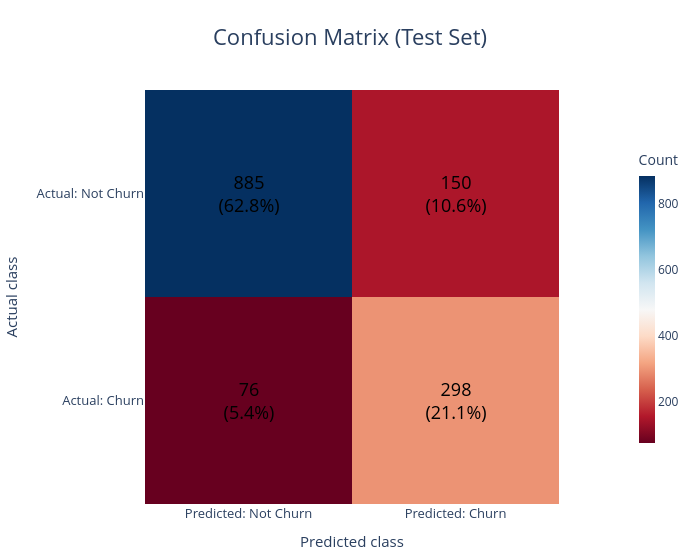

Source (notebook cell):
### Code cell
result = pd.DataFrame({
    'actual': y_test,
    'prediction': y_test_pred,
    'pred_proba': y_test_proba,
})

cm = confusion_matrix(result['actual'], result['prediction'])
cm_pct = cm / cm.sum()

cm_df = pd.DataFrame(
    cm,
    index=['Actual: Not Churn', 'Actual: Churn'],
    columns=['Predicted: Not Churn', 'Predicted: Churn'],
)

text_matrix = np.array([
    [f'{cm[i, j]}<br>({cm_pct[i, j]:.1%})' for j in range(cm.shape[1])]
    for i in range(cm.shape[0])
])

hover_matrix = np.array([
    [f'{cm[i, j]:,} ({cm_pct[i, j]:.1%})' for j in range(cm.shape[1])]
    for i in range(cm.shape[0])
])


fig = px.imshow(
    cm_df,
    aspect='equal',
    color_continuous_scale='RdBu'#[ [0.0, '#f7fbff'], [0.2, '#deebf7'], [0.4, '#c6dbef'], [0.6, '#9ecae1'], [0.8, '#6baed6'], [1.0, '#2171b5'] ],
)

fig.update_traces(
    text=text_matrix,
    customdata=hover_matrix,
    texttemplate='%{text}',
    textfont=dict(size=18, color='black'),
    hovertemplate=(
        '%{y}<br>%{x}<br>'
        '%{customdata}<extra></extra>'
    ),
)

fig.update_layout(
    title=dict(
        text='Confusion Matrix (Test Set)',
        x=0.5,
        xanchor='center',
        font=dict(size=22),
    ),
    width=700,
    height=560,
    template='plotly_white',
    margin=dict(l=40, r=40, t=90, b=40),
    coloraxis_colorbar=dict(
        title='Count',
        thickness=16,
        len=0.75,
    ),
)

fig.update_xaxes(
    title_text='Predicted class',
    tickfont=dict(size=13),
    title_font=dict(size=15),
)

fig.update_yaxes(
    title_text='Actual class',
    tickfont=dict(size=13),
    title_font=dict(size=15),
)

fig.show()
fig.write_image('../images/confusion_matrix.svg')

### Figure 1 — Plotly figure (JSON) as saved in the notebook; plotly's stock layout.template omitted (floating-point values rounded to 4 significant figures)
{"data": [{"coloraxis": "coloraxis", "customdata": [["885 (62.8%)", "150 (10.6%)"], ["76 (5.4%)", "298 (21.1%)"]], "hovertemplate": "%{y}<br>%{x}<br>%{customdata}<extra></extra>", "name": "0", "text": [["885<br>(62.8%)", "150<br>(10.6%)"], ["76<br>(5.4%)", "298<br>(21.1%)"]], "textfont": {"color": "black", "size": 18}, "texttemplate": "%{text}", "type": "heatmap", "x": ["Predicted: Not Churn", "Predicted: Churn"], "xaxis": "x", "y": ["Actual: Not Churn", "Actual: Churn"], "yaxis": "y", "z": [[885, 150], [76, 298]]}], "layout": {"coloraxis": {"autocolorscale": false, "colorbar": {"len": 0.75, "thickness": 16, "title": {"text": "Count"}}, "colorscale": [[0, "rgb(103,0,31)"], [0.1, "rgb(178,24,43)"], [0.2, "rgb(214,96,77)"], [0.3, "rgb(244,165,130)"], [0.4, "rgb(253,219,199)"], [0.5, "rgb(247,247,247)"], [0.6, "rgb(209,229,240)"], [0.7, "rgb(146,197,222)"], [0.8, "rgb(67,147,195)"], [0.9, "rgb(33,102,172)"], [1, "rgb(5,48,97)"]]}, "height": 560, "margin": {"b": 40, "l": 40, "r": 40, "t": 90}, "title": {"font": {"size": 22}, "text": "Confusion Matrix (Test Set)", "x": 0.5, "xanchor": "center"}, "width": 700, "xaxis": {"anchor": "y", "constrain": "domain", "domain": [0, 1], "scaleanchor": "y", "tickfont": {"size": 13}, "title": {"font": {"size": 15}, "text": "Predicted class"}}, "yaxis": {"anchor": "x", "autorange": "reversed", "constrain": "domain", "domain": [0, 1], "tickfont": {"size": 13}, "title": {"font": {"size": 15}, "text": "Actual class"}}}}
